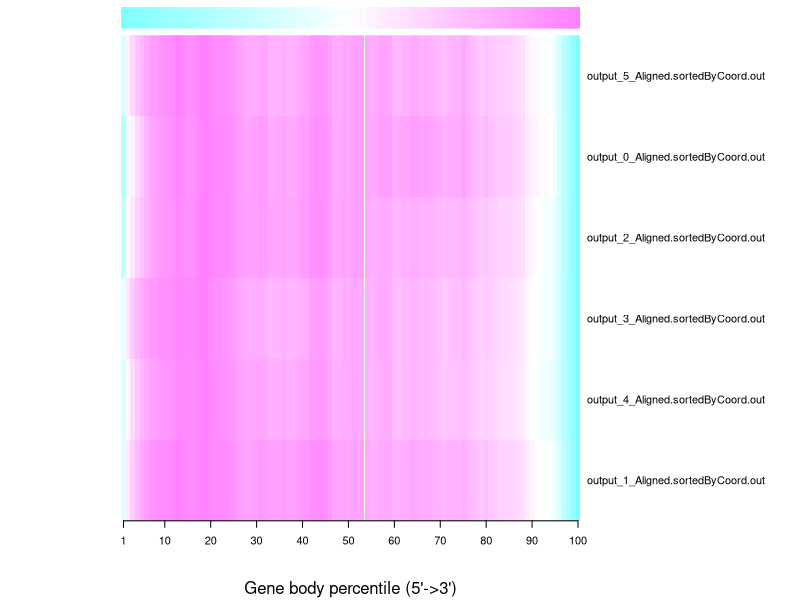
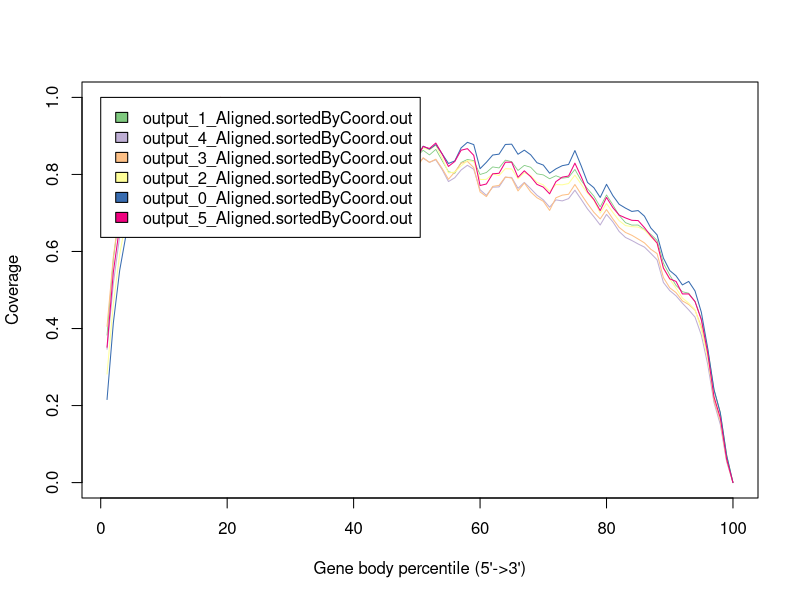

Here is the R script that generated these plots, in order:
output_1_Aligned.sortedByCoord.out <- c(0.38285997957998225,0.5802381311845402,0.7053823891420777,0.7807138305957374,0.8353399369998951,0.8821051042367698,0.9156074955283232,0.9236936178488355,0.9377470937299286,0.9444795582315958,0.9499927071365147,0.9792908266012953,1.0,0.9761497775036913,0.9499504852952843,0.9443567310571069,0.9588055569060858,0.979734795659083,0.9847847837602004,0.9659896671639461,0.9489205282592063,0.9489409994549544,0.9560201948346055,0.9484279401115169,0.9265058483647353,0.8881722548766227,0.8631718070692157,0.8504617534090938,0.8618245464990417,0.8711453378131133,0.8972077288999547,0.8941242550403923,0.8639497125076447,0.8645446566340749,0.8703840652212297,0.8856606950482736,0.8700526877400567,0.8648862697131218,0.8803407430532276,0.9073358529963433,0.9052541882787051,0.9372583439314419,0.9422801841384058,0.9470589288958605,0.9309979963817161,0.9121171566532665,0.8585133305867813,0.8431049174371087,0.8522453063386499,0.8468012477193808,0.8627316763606309,0.8506984516099316,0.865070510474855,0.836028280956926,0.8071114375129544,0.8030376695590761,0.831005161300228,0.8389147195574127,0.8357967005550253,0.7998492808213044,0.8050476850915959,0.8195732779246302,0.8169094635779044,0.8372040952627094,0.833130327308831,0.8102819139544465,0.8235408515505651,0.8187326794492225,0.8016379515497974,0.7988154854360237,0.7888127474135923,0.7966084346444281,0.7903711171899189,0.7923683382250961,0.8129738761953259,0.7840199287090608,0.7626940605384436,0.7437057470323163,0.715870038613793,0.7468096920876269,0.7212066234553843,0.6936268049837127,0.6747741131494167,0.6684357191659012,0.6687133597582352,0.6568119183301646,0.644613644563746,0.6285821393934896,0.5694114275332465,0.5387852392443058,0.5117530252588967,0.49558078061787186,0.49164647268502765,0.4700416844723421,0.42535946140283987,0.3476034627027608,0.24147566614550414,0.1817010540106911,0.07334445601635649,0.0)
output_4_Aligned.sortedByCoord.out <- c(0.3461628192534381,0.5174054518664047,0.6394503110674525,0.7235449410609037,0.7739685658153241,0.8126391617550753,0.8584336116568435,0.8714063523248199,0.9016638015717092,0.9068987393582187,0.9101281106745253,0.9355803863785199,0.9619638179436805,0.9603204813359528,0.9470632776686313,0.9464800261951539,0.9682158644400786,0.9878888343156516,1.0,0.9643234282907662,0.9456634741322856,0.94421864767518,0.9307383759004584,0.913791339227243,0.9132490176817288,0.876637197118533,0.8546435003274394,0.8377169286182057,0.8471696954813359,0.8482604780615586,0.8540643418467584,0.8393807301899149,0.8084745415848068,0.8131917157825802,0.8193741814014407,0.8331430091683039,0.8113580550098232,0.8072200392927309,0.8219875573018991,0.8466069089718402,0.8441245088408644,0.8904612802881466,0.8998874426981008,0.9003335789129011,0.8845960216110019,0.8556483300589391,0.8055214472822528,0.7981929436804192,0.8258165520628684,0.824889489194499,0.8421209888670596,0.8315344629993451,0.8381958087753766,0.8129052062868369,0.7815221840209561,0.7914067616240995,0.811527914210871,0.8237700556647021,0.8133697609692206,0.7603818762278979,0.7455018009168304,0.766965455140799,0.7676694499017682,0.7925343811394892,0.7922642436149312,0.7639264079895219,0.779219875573019,0.7632674361493124,0.7460707269155207,0.7340884905042567,0.7150376555337262,0.7339902586771447,0.7313441388343157,0.737217583497053,0.7590864440078585,0.735175180091683,0.7102795514079895,0.690244351669941,0.6687274885396202,0.6963142599869024,0.6770403569089718,0.6518234282907662,0.6363764734774067,0.6284585789129011,0.6194846922069417,0.6113253110674525,0.5952214309102816,0.578235510805501,0.5195685985592665,0.49841601178781925,0.4848313686967911,0.46565774394237064,0.44842215127701374,0.4295841519318926,0.3827521283562541,0.3076784544859201,0.20796291748526521,0.1507715291421087,0.05447159462999345,0.0)
output_3_Aligned.sortedByCoord.out <- c(0.40564541550100475,0.5864346506954569,0.7078785610150125,0.7828273375625517,0.8236657275700382,0.859162595058907,0.895326845029355,0.8988829347097994,0.9264253910713582,0.9293584262579297,0.9330942905551834,0.9594078765908822,0.9778212301509122,0.9758757240237992,0.9567137200047283,0.9537831474841404,0.9758018440442886,0.9991676188975137,1.0,0.955755742937074,0.9306340872374798,0.9269376255959652,0.9107061940974822,0.8955140076441153,0.8886283935537255,0.852043027700067,0.8326544584104969,0.811034713739706,0.8193191221088302,0.8164230269120138,0.8263303321643879,0.8113154576618464,0.7715483273572639,0.7754270262815713,0.7862479806138933,0.8049494660940147,0.7876886402143505,0.7770080578430987,0.7908753299972419,0.8178538358485362,0.8104436739036212,0.8690280349895583,0.883309035028961,0.8828829938137831,0.8718379368769456,0.8365627093266086,0.7879324441467355,0.7824653256629497,0.8207080657236298,0.8187231569407778,0.8433153394538792,0.8313640214350447,0.8396090271484298,0.815681764450924,0.7874670002758186,0.8064492296780803,0.8290171007525907,0.8338931794002916,0.8176839118956618,0.7546421253792506,0.74248640608377,0.7689920800661965,0.7716148193388235,0.7934734426100319,0.7905601087513299,0.7572599393199102,0.7778626029394381,0.7547677213444186,0.7394918042476063,0.730382402773947,0.706637377359234,0.7394129989361283,0.7462764490326648,0.7484854604200323,0.7738607707159463,0.7481997911659246,0.7240533511958706,0.7017243587217779,0.6845792781433468,0.7088857914023405,0.684436443516293,0.6624571496118838,0.6493508412467001,0.6421007525907246,0.6323338192994208,0.6223132314117972,0.6058256826510107,0.5944383151424406,0.532226447062532,0.5056739824264156,0.4931119232436266,0.4716965798494819,0.46239016509712755,0.4476584971827101,0.40500512234524605,0.3272415185783522,0.21366828874266125,0.15991567831671855,0.05787265061665156,0.0)
output_2_Aligned.sortedByCoord.out <- c(0.2816892824269058,0.46410259215212546,0.592766290614212,0.681898379885387,0.7371341771202373,0.7938858527910135,0.8453100752782106,0.862683292362942,0.8898690874880644,0.9056701667310003,0.9082674759686385,0.930189891122422,0.9532062391681109,0.9438781171227064,0.9301852028385996,0.9300945626846988,0.9568865419687353,0.9910172481961828,1.0,0.9734986943129554,0.9543361155693217,0.9545408372962355,0.9541704628742618,0.9416746237261542,0.9328512735723004,0.8899691042096101,0.8752432047232896,0.8600203471517894,0.8729037510958864,0.8749431545586528,0.8934024907289188,0.8775263989448235,0.8443020942563835,0.8441270649936786,0.8528972812642114,0.8642773088625755,0.853236400460702,0.8432519186801544,0.8579121821929604,0.8916225056376613,0.8893846314930778,0.9314416629030166,0.9399258938603798,0.9383381284058429,0.9231840323304052,0.9016148012245797,0.8462602341328941,0.8403967538322813,0.8635193696446125,0.8524534570623526,0.8689593416399304,0.8636584553980119,0.8756354578031015,0.842137669891685,0.8040297362215245,0.8060113175171474,0.8220327460997385,0.8359256938269367,0.8336581272181443,0.7866987136911953,0.7872238014793098,0.8014246131775156,0.7971879673632936,0.8149596885729333,0.8143674020500302,0.7888193807402175,0.8045251315454303,0.7970770113128288,0.7796584741511472,0.7728229563380128,0.7561936136197771,0.7738293745985657,0.7730823747095218,0.7763594851014154,0.798281900255199,0.7744622929145967,0.7511224532851586,0.7330444308657854,0.6998310655062643,0.7245133170701977,0.701353194987287,0.679955867621618,0.6672709343593382,0.6645407904133972,0.6633952863994449,0.6555330344291936,0.6380191688297887,0.6214163930532136,0.5580198564447494,0.5282336265594404,0.5045593560173341,0.47911760247416363,0.4659075814237693,0.44863594382185773,0.3972711062630784,0.32249766757879833,0.22575649366378442,0.16477442322388275,0.059697480672549944,0.0)
output_0_Aligned.sortedByCoord.out <- c(0.21566713131455578,0.41492694903517763,0.5508699040149555,0.6426279182870583,0.7068939644589564,0.7846962703419049,0.8453753071286387,0.8557132706691472,0.8836680786900184,0.9035756191839915,0.9096250815845759,0.9417653365442853,0.9741587070856091,0.9563140585817934,0.9256834572695699,0.9239821589674331,0.9459815189466053,0.9839832075891283,1.0,0.9803672707089225,0.9633398239400333,0.9562797071814314,0.9515844131424842,0.9463322648239852,0.9292975861813356,0.8944688821511931,0.8770129468619996,0.8419202794396021,0.8627932750805902,0.8697214101430646,0.8920877877155776,0.8788860021659461,0.826283160401152,0.8306765237106021,0.8418244571122766,0.8584469189505828,0.837208713684694,0.8326743288369158,0.8465233670881042,0.8835758722995731,0.882395268908186,0.9187734018914966,0.9300081177782961,0.9225827913947934,0.9174300813405001,0.887050787641451,0.8309639906925784,0.8367079064267854,0.8499783947771408,0.844903427365772,0.8734422091927964,0.8653352787073749,0.8774034680450618,0.8535925236889065,0.8284726101821167,0.8350102240615288,0.8689602554297812,0.8833914595186826,0.8774830186564263,0.8149562381239073,0.8315262688774505,0.8504285789187264,0.8526578040053733,0.8778554601550875,0.8785641837836079,0.8524137282659594,0.8630626623781655,0.8510957192731243,0.8304704153084304,0.8243341704227211,0.8032532584111212,0.8145223256982826,0.8227521980376311,0.8259269906184518,0.8620538159885881,0.8221230250204753,0.7791693108205103,0.7655661562771761,0.7402636379579358,0.7743655386751569,0.7451216491564924,0.7224750364757633,0.7125854491084004,0.7039831352703907,0.7061870487988762,0.6916835259723706,0.6611306673030716,0.6430853343024044,0.5828420179097353,0.5504811908003334,0.5367297828449107,0.5132496967132941,0.5222678432925275,0.4974534764521151,0.44198138877287757,0.3492506874799993,0.2411649102253271,0.180885434463856,0.06955254589075893,0.0)
output_5_Aligned.sortedByCoord.out <- c(0.35135818421865783,0.5469605887805837,0.6660299446613669,0.7342598574866335,0.7783294474563892,0.8387548339372829,0.8867547777559295,0.8865909154751538,0.911142166914801,0.9279240053559557,0.934185885371312,0.9653314231673175,0.993031171287583,0.9773355056789985,0.94505463636619,0.9452910662284522,0.9605302583405901,0.9916125921140106,1.0,0.9706358792849986,0.9495397810799929,0.9443898236841859,0.9359766660112175,0.9286847945166999,0.9149624989465996,0.8780326226392127,0.8535937339063832,0.8173403747296273,0.8299156343342978,0.8316806651872244,0.8545886120396641,0.8481254155079263,0.7979414215755124,0.800127812579005,0.8032809910390741,0.8201939193048494,0.8010454413513488,0.7949357191681414,0.8106945887993109,0.8501268762231149,0.8479475078887984,0.8982134329616001,0.9144311169789413,0.9054186915362791,0.9055755311478787,0.8692355590512842,0.8233798702210736,0.8257277826156165,0.8521447231663811,0.8425494161821024,0.872597076696911,0.8673932788374206,0.8815720479039674,0.8531606693071903,0.8208283004204238,0.8336399898873564,0.8628589754393851,0.8669555324587769,0.8496282667116117,0.7712342106988024,0.7752301094600036,0.8016681180182964,0.8030047660514809,0.8317368465406332,0.8318492092474508,0.7925761023249717,0.8094234856784367,0.794256861147785,0.774193095311666,0.7670861541054524,0.7497190932329559,0.7814170810041481,0.7930138487036152,0.7958463252713092,0.8293210483440546,0.793994681498544,0.7550282311300879,0.7350463964343568,0.7061551354438795,0.74039532945682,0.7140228658108374,0.6944740957142991,0.6870815659615906,0.680932048653052,0.6802391452943435,0.6619474329803272,0.6406593818178413,0.6218924688895755,0.5568578705394346,0.5289708512411397,0.5222548386190623,0.48980074346657676,0.48981712969465435,0.4699336123673886,0.4223082109048007,0.3367767821193479,0.22218320739346611,0.16788861110330813,0.060324728222702885,0.0)
data_matrix <- matrix(c(output_1_Aligned.sortedByCoord.out,output_4_Aligned.sortedByCoord.out,output_3_Aligned.sortedByCoord.out,output_2_Aligned.sortedByCoord.out,output_0_Aligned.sortedByCoord.out,output_5_Aligned.sortedByCoord.out), byrow=T, ncol=100)
rowLabel <- c("output_1_Aligned.sortedByCoord.out","output_4_Aligned.sortedByCoord.out","output_3_Aligned.sortedByCoord.out","output_2_Aligned.sortedByCoord.out","output_0_Aligned.sortedByCoord.out","output_5_Aligned.sortedByCoord.out")


pdf("output.geneBodyCoverage.heatMap.pdf")
rc <- cm.colors(ncol(data_matrix))
heatmap(data_matrix, scale=c("none"),keep.dendro=F, labRow = rowLabel ,Colv = NA,Rowv = NA,labCol=NA,col=cm.colors(256),margins = c(6, 8),ColSideColors = rc,cexRow=1,cexCol=1,xlab="Gene body percentile (5'->3')", add.expr=x_axis_expr <- axis(side=1,at=c(1,10,20,30,40,50,60,70,80,90,100),labels=c("1","10","20","30","40","50","60","70","80","90","100")))
dev.off()


pdf("output.geneBodyCoverage.curves.pdf")
x=1:100
icolor = colorRampPalette(c("#7fc97f","#beaed4","#fdc086","#ffff99","#386cb0","#f0027f"))(6)
plot(x,output_1_Aligned.sortedByCoord.out,type='l',xlab="Gene body percentile (5'->3')", ylab="Coverage",lwd=0.8,col=icolor[1])
lines(x,output_4_Aligned.sortedByCoord.out,type='l',col=icolor[2])
lines(x,output_3_Aligned.sortedByCoord.out,type='l',col=icolor[3])
lines(x,output_2_Aligned.sortedByCoord.out,type='l',col=icolor[4])
lines(x,output_0_Aligned.sortedByCoord.out,type='l',col=icolor[5])
lines(x,output_5_Aligned.sortedByCoord.out,type='l',col=icolor[6])
legend(0,1,fill=icolor[1:6], legend=c('output_1_Aligned.sortedByCoord.out','output_4_Aligned.sortedByCoord.out','output_3_Aligned.sortedByCoord.out','output_2_Aligned.sortedByCoord.out','output_0_Aligned.sortedByCoord.out','output_5_Aligned.sortedByCoord.out'))
dev.off()
